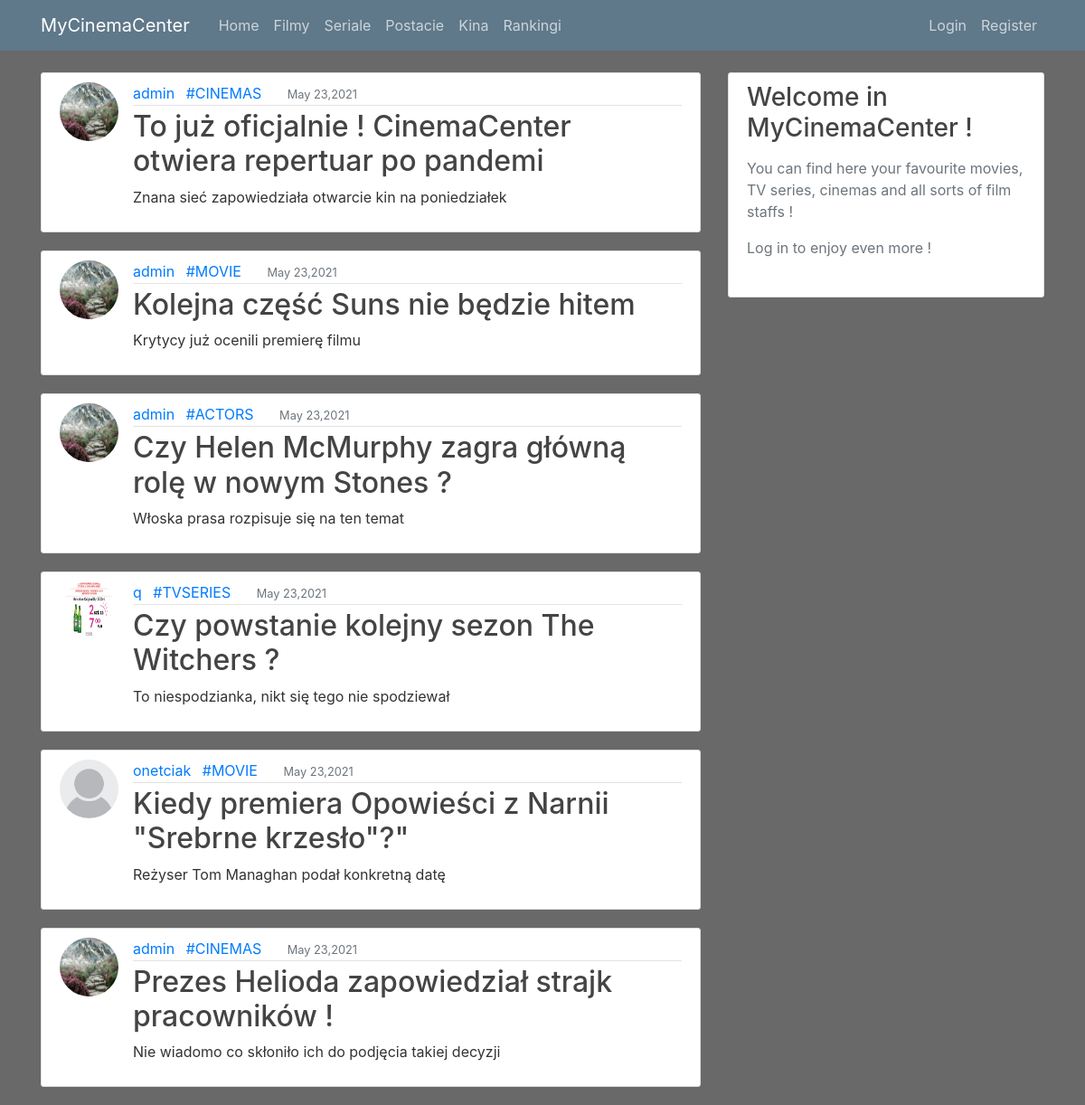
The app's page /, older data.
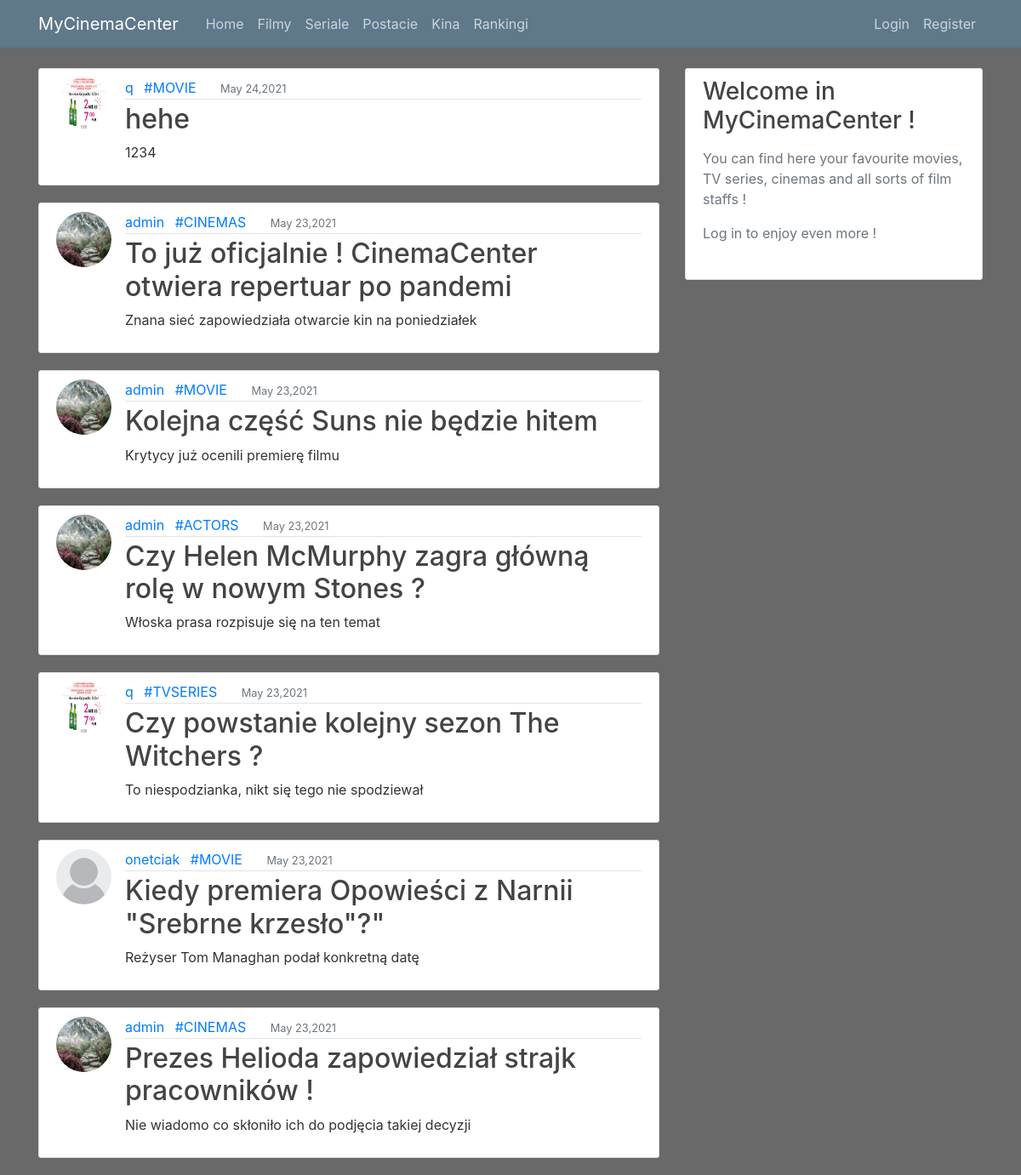
The same page, newer data.
### mycinema/models.py (models this page shows, shortened)
class CommonInfo(models.Model):
    class Meta:
        abstract = True
    short_description = models.CharField(max_length=100, default="")
    main_description = models.TextField(blank=True)
    total_rating = models.FloatField(default=0)
    is_accepted = models.BooleanField(default=False)
    author = models.ForeignKey(User, on_delete=models.RESTRICT, related_name='%(app_label)s_%(class)sauthor')
    moderator = models.CharField(max_length=50, default="-")
    opinion_counter = models.IntegerField(default=0)
    subscribed_by = models.ManyToManyField(User, related_name='%(app_label)s_%(class)subscriptions')

class News(CommonInfo):
    title = models.CharField(max_length=100)
    category = models.CharField(max_length=50, null=True, choices=CATEGORY)
    date_posted = models.DateTimeField(default=timezone.now)

### users/models.py (models this page shows, shortened)
class Profile(models.Model):
    user = models.OneToOneField(User, on_delete=models.CASCADE)
    image = models.ImageField(default='default.jpg', upload_to='profile_pics')

### mycinema/views.py (the view)
# urls.py: path('', PostListView.as_view(), name='mycinema-home'),
class PostListView(ListView):
    model = News
    template_name = 'mycinema/home.html'
    context_object_name = 'posts'
    ordering = ['-date_posted']

### mycinema/templates/mycinema/home.html
{% extends "mycinema/base.html" %}
{% block content %}
{% for post in posts %}
<article class="media content-section">
    <img class="rounded-circle article-img" src="{{ post.author.profile.image.url }}">
    <div class="media-body">
        <div class="article-metadata">
            <a class="mr-2" href="#">{{ post.author }}</a>
            <a class="mr-4" href="#">#{{ post.category }}</a>
            <small class="text-muted">{{ post.date_posted|date:"F d,Y" }}</small>
        </div>
        <h2><a class="article-title" href="{% url 'news-detail' post.id %}">{{ post.title }}</a></h2>
        <p class="article-content">{{ post.short_description }}</p>
    </div>
</article>
{% endfor %}
{% endblock content %}

Row changes from the older to the newer data that the page shows:
added News: author.profile.image (picture), author "q", category "MOVIE", date_posted "May 24,2021", title "hehe", short_description "1234"
